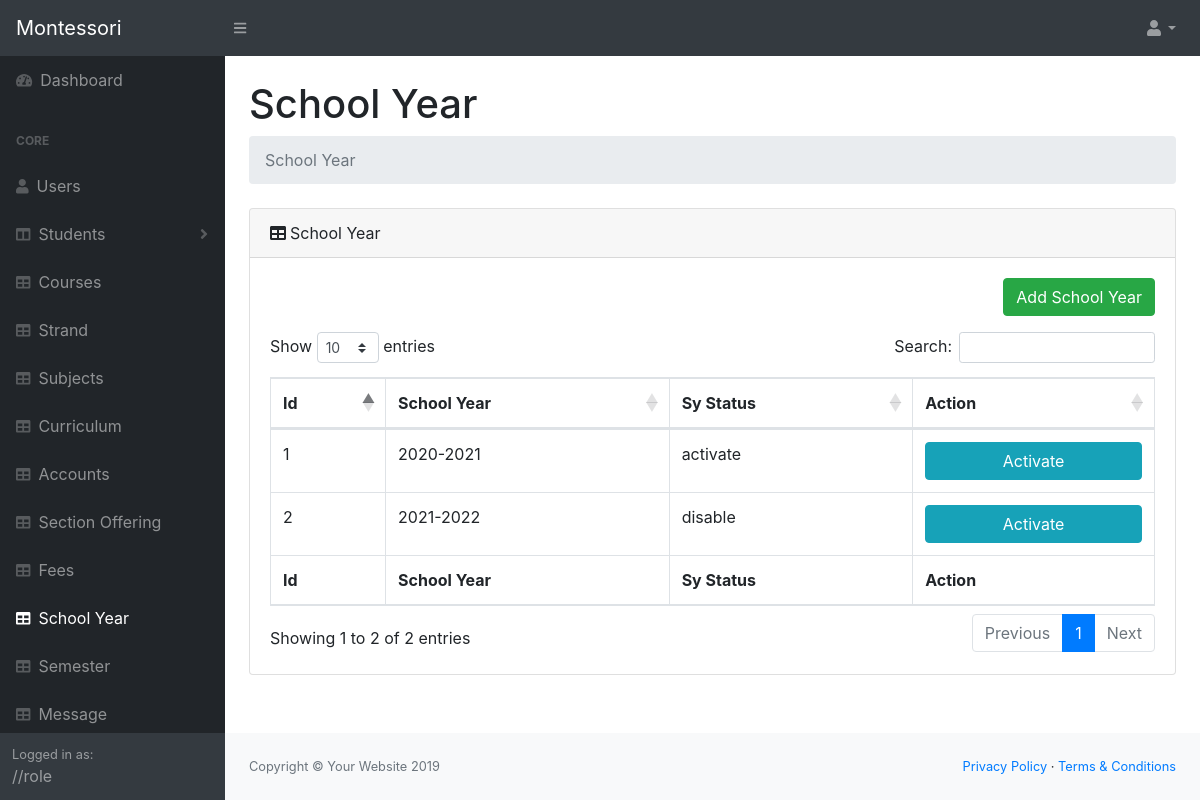
Screenshot of /system/pages/schoolyear.php (signed in) with the database file from the repository.
### tables this page shows
CREATE TABLE `schoolyear` (
  `sy_id` int(11) NOT NULL,
  `school_year` varchar(30) NOT NULL,
  `sy_status` varchar(15) NOT NULL
);

### system/pages/functions.php (called while the page is built, shortened)
<?php
require('../database/SchoolYear.php');
$db = new DBController();
$schoolYear = new SchoolYear($db);

### system/pages/schoolyear.php (the view, shortened to what this page needs)
<?php
include('header.php');
include('navigation.php');
$sylist = $schoolYear->getData();
?>
<main>
    <div class="container-fluid">
        <h1 class="mt-4">School Year</h1>
        <ol class="breadcrumb mb-4">
            <li class="breadcrumb-item active">School Year</li>
        </ol>
        <div class="card mb-4">
            <div class="card-header"><i class="fas fa-table mr-1"></i>School Year
            </div>
            <div class="card-body">
                <div class="d-flex justify-content-end mb-3">
                    <button class="btn btn-md btn-success" data-toggle="modal" data-target="#addModalSy">Add School Year</button>
                </div>
                <div class="table-responsive">
                    <table class="table table-bordered" id="dataTable" width="100%" cellspacing="0">
                        <thead>
                            <tr>
                                <th>Id</th>
                                <th>School Year</th>
                                <th>Sy Status</th>
                                <th>Action</th>
                            </tr>
                        </thead>
                        <tfoot>
                            <tr>
                                <th>Id</th>
                                <th>School Year</th>
                                <th>Sy Status</th>
                                <th>Action</th>
                            </tr>
                        </tfoot>
                        <tbody>
                            <?php array_map(function ($sy) { ?>
                                <tr>
                                    <td><?= $sy['sy_id'] ?></td>
                                    <td><?= $sy['school_year'] ?></td>
                                    <td><?= $sy['sy_status'] ?></td>
                                    <td>
                                        <a class="btn btn-block btn-info" href="./schoolYearFunction.php?syid=<?= $sy['sy_id'] ?>">Activate</a>
                                    </td>
                                </tr>
                            <?php }, $sylist) ?>
                        </tbody>
                    </table>
                </div>
            </div>
        </div>
    </div>
</main>
<?php
include('footer.php');
?>

### rows the page displays
schoolyear: sy_id "1", school_year "2020-2021", sy_status "activate"
schoolyear: sy_id "2", school_year "2021-2022", sy_status "disable"
